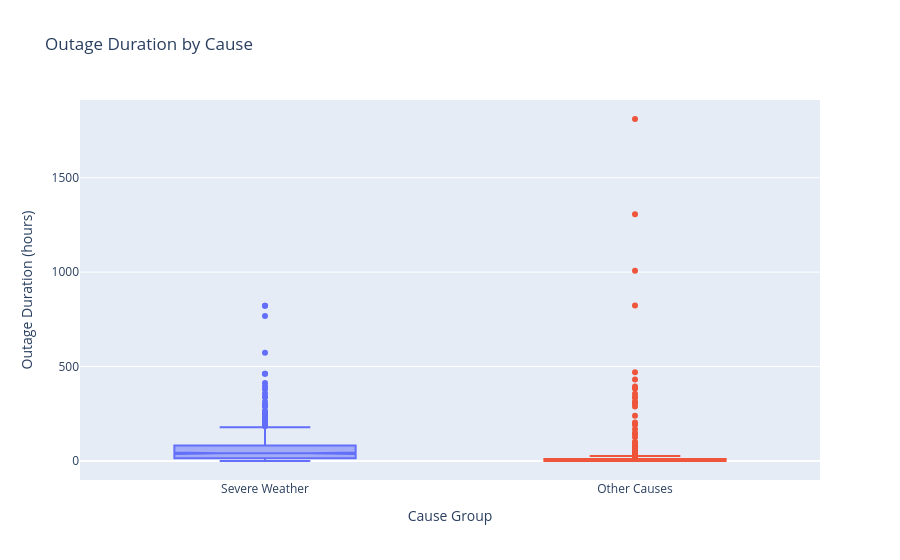
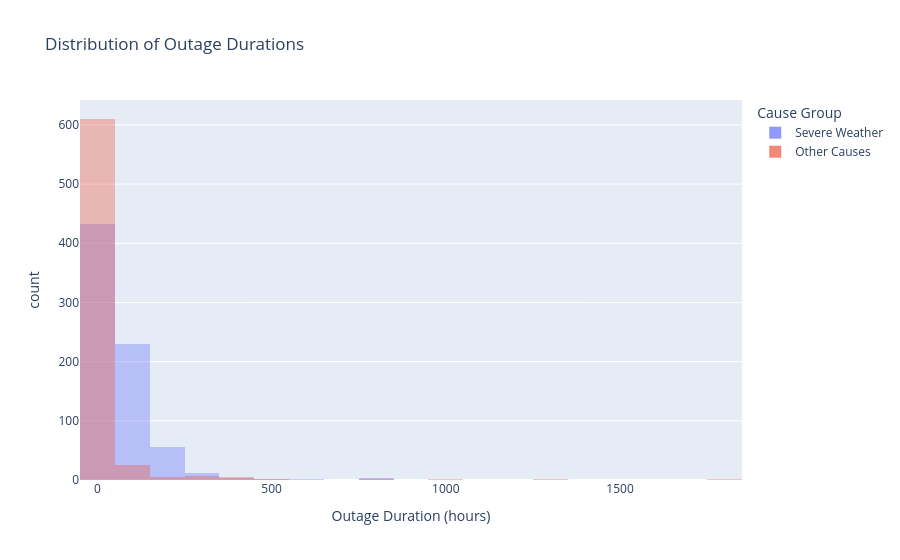

Notebook code cell kept with these figures, in order:
### Code cell
plot_df = outages_df.copy()
plot_df['DURATION_HOURS'] = plot_df['OUTAGE.DURATION'] / 60
plot_df = plot_df.dropna(subset=['DURATION_HOURS', 'CAUSE.CATEGORY'])
plot_df['Cause Group'] = np.where(plot_df['CAUSE.CATEGORY'] == 'severe weather', 'Severe Weather', 'Other Causes')

fig_box = px.box(plot_df, x='Cause Group', y='DURATION_HOURS', color='Cause Group',
                  points='outliers', notched=True, title='Outage Duration by Cause',
                  labels={'DURATION_HOURS': 'Outage Duration (hours)'})
fig_box.update_layout(showlegend=False)
fig_box.write_html('assets/missingness_box.html', full_html=True, include_plotlyjs='cdn')
fig_box.show()

fig_hist = px.histogram(plot_df, x='DURATION_HOURS', color='Cause Group', nbins=30,
                         barmode='overlay', title='Distribution of Outage Durations',
                         labels={'DURATION_HOURS': 'Outage Duration (hours)'})
fig_hist.update_traces(opacity=0.7)
fig_hist.write_html('assets/missingness_hist.html', full_html=True, include_plotlyjs='cdn')
fig_hist.show()

### Figure 1 — Plotly figure (JSON) as saved in the notebook; plotly's stock layout.template omitted (floating-point values rounded to 4 significant figures; data arrays with more than 128 entries replaced by an {"elided": "..."} marker saying what was removed)
{"data": [{"alignmentgroup": "True", "boxpoints": "outliers", "hovertemplate": "Cause Group=%{x}<br>Outage Duration (hours)=%{y}<extra></extra>", "legendgroup": "Severe Weather", "marker": {"color": "#636efa"}, "name": "Severe Weather", "notched": true, "offsetgroup": "Severe Weather", "orientation": "v", "showlegend": true, "type": "box", "x": {"elided": "741 str values"}, "x0": " ", "xaxis": "x", "y": {"elided": "741 float values"}, "y0": " ", "yaxis": "y"}, {"alignmentgroup": "True", "boxpoints": "outliers", "hovertemplate": "Cause Group=%{x}<br>Outage Duration (hours)=%{y}<extra></extra>", "legendgroup": "Other Causes", "marker": {"color": "#EF553B"}, "name": "Other Causes", "notched": true, "offsetgroup": "Other Causes", "orientation": "v", "showlegend": true, "type": "box", "x": {"elided": "657 str values"}, "x0": " ", "xaxis": "x", "y": {"elided": "657 float values"}, "y0": " ", "yaxis": "y"}], "layout": {"boxmode": "overlay", "legend": {"title": {"text": "Cause Group"}, "tracegroupgap": 0}, "showlegend": false, "title": {"text": "Outage Duration by Cause"}, "xaxis": {"anchor": "y", "categoryarray": ["Severe Weather", "Other Causes"], "categoryorder": "array", "domain": [0.0, 1.0], "title": {"text": "Cause Group"}}, "yaxis": {"anchor": "x", "domain": [0.0, 1.0], "title": {"text": "Outage Duration (hours)"}}}}

### Figure 2 — Plotly figure (JSON) as saved in the notebook; plotly's stock layout.template omitted (floating-point values rounded to 4 significant figures; data arrays with more than 128 entries replaced by an {"elided": "..."} marker saying what was removed)
{"data": [{"bingroup": "x", "hovertemplate": "Cause Group=Severe Weather<br>Outage Duration (hours)=%{x}<br>count=%{y}<extra></extra>", "legendgroup": "Severe Weather", "marker": {"color": "#636efa", "opacity": 0.5, "pattern": {"shape": ""}}, "name": "Severe Weather", "nbinsx": 30, "opacity": 0.7, "orientation": "v", "showlegend": true, "type": "histogram", "x": {"elided": "741 float values"}, "xaxis": "x", "yaxis": "y"}, {"bingroup": "x", "hovertemplate": "Cause Group=Other Causes<br>Outage Duration (hours)=%{x}<br>count=%{y}<extra></extra>", "legendgroup": "Other Causes", "marker": {"color": "#EF553B", "opacity": 0.5, "pattern": {"shape": ""}}, "name": "Other Causes", "nbinsx": 30, "opacity": 0.7, "orientation": "v", "showlegend": true, "type": "histogram", "x": {"elided": "657 float values"}, "xaxis": "x", "yaxis": "y"}], "layout": {"barmode": "overlay", "legend": {"title": {"text": "Cause Group"}, "tracegroupgap": 0}, "title": {"text": "Distribution of Outage Durations"}, "xaxis": {"anchor": "y", "domain": [0.0, 1.0], "title": {"text": "Outage Duration (hours)"}}, "yaxis": {"anchor": "x", "domain": [0.0, 1.0], "title": {"text": "count"}}}}
